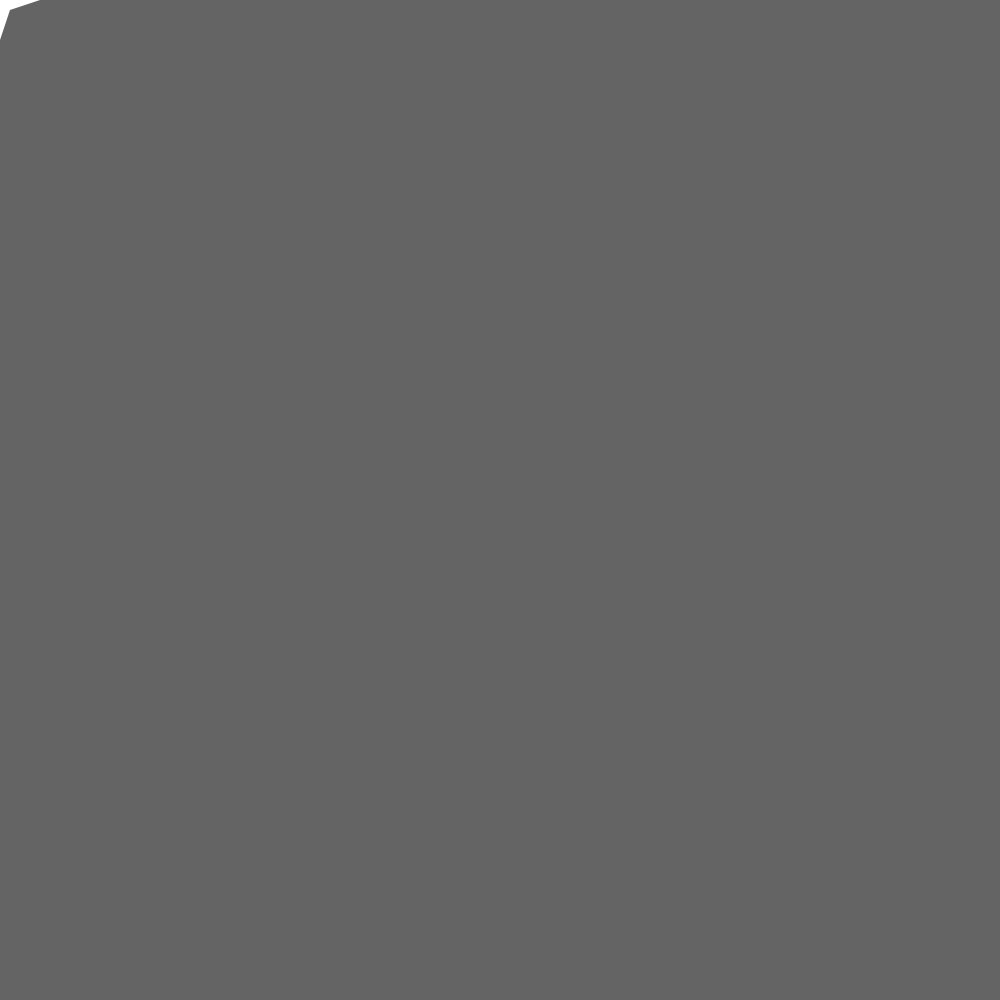
Frame 1 (no input)
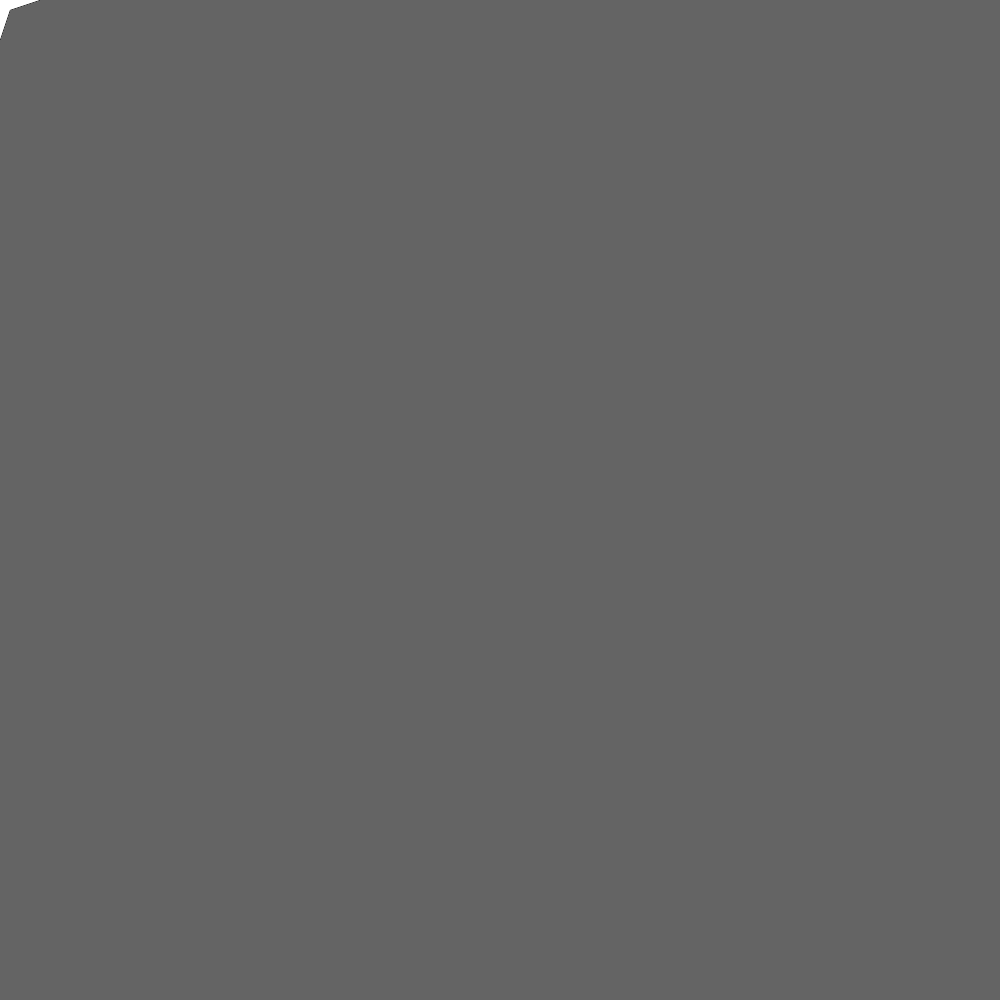
Frame 60 (the mouse pressed at the canvas centre just before this capture)
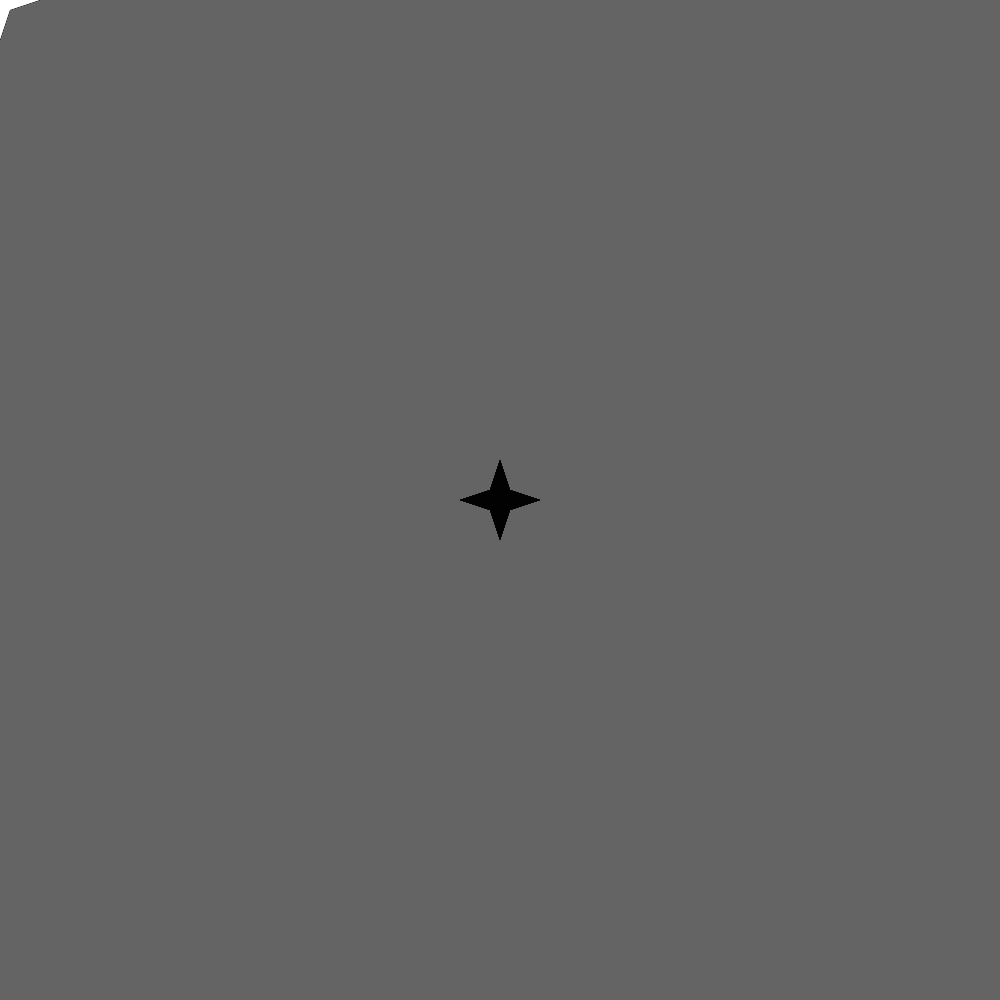
Frame 120 (the mouse held since frame 60 and released just before this capture)

The Processing sketch that drew these frames (run headless with seeded random() and noise(); from frame 60 on, the mouse is pressed at the canvas centre):

// Processing sketch: LancettaMobile
// ── LancettaMobile.pde
PShape figura;
float x, y;
int tail = 600;
boolean attached;

ArrayList<Star> stars;

void setup() {
    size(1000, 1000);
    figura = createShape();
    figura.beginShape();
    figura.noStroke();
    figura.fill(250, 10, 10);
    figura.vertex(40, 0);
    figura.vertex(10, 10);
    figura.vertex(0, 40);
    figura.vertex(-10, 10);
    figura.vertex(-40, 0);
    figura.vertex(-10, -10);
    figura.vertex(0, -40);
    figura.vertex(10, -10);
    figura.endShape(CLOSE);
    stars = new ArrayList<Star>(tail);
    attached = false;
}

void draw() {
    clear();
    background(100);
    x = mouseX;
    y = mouseY;
    println(attached);
    if(attached) {
        stars.add(0, new Star(x, y, new PVector(mouseX-pmouseX, mouseY-pmouseY)));
    } else {
        stars.add(0, new Star(x, y, new PVector(0, 0)));
    }
    if(stars.size() > tail) stars.remove(tail);
    for(int i = 0; i < stars.size(); i++) {
        stars.get(i).update();
        stars.get(i).show();
    }
}

void mousePressed() {
    if(mouseButton == CENTER) attached = attached ? false : true;
}

// ── Star.pde
class Star {

    PShape shape;
    PVector pos;
    PVector vel;
    float acc = 0.97;
    float rot;


    Star(float x, float y, PVector vel) {
        shape = createShape();
        shape.beginShape();
        shape.noStroke();
        shape.vertex(40, 0);
        shape.vertex(10, 10);
        shape.vertex(0, 40);
        shape.vertex(-10, 10);
        shape.vertex(-40, 0);
        shape.vertex(-10, -10);
        shape.vertex(0, -40);
        shape.vertex(10, -10);
        shape.endShape(CLOSE);
        pos = new PVector(x, y);
        this.vel = vel.copy();
        this.vel.mult(0.5);
        shape.translate(pos.x, pos.y);
    }

    Star(PVector pos) {
        this(pos.x, pos.y, new PVector(0, 0));
    }

    void update() {
        vel.mult(acc);
        shape.translate(vel.x, vel.y);
        if (rot > TWO_PI) rot = 0;
    }

    void show() {
        fill(0, 55);
        shape(shape);
    }
}
